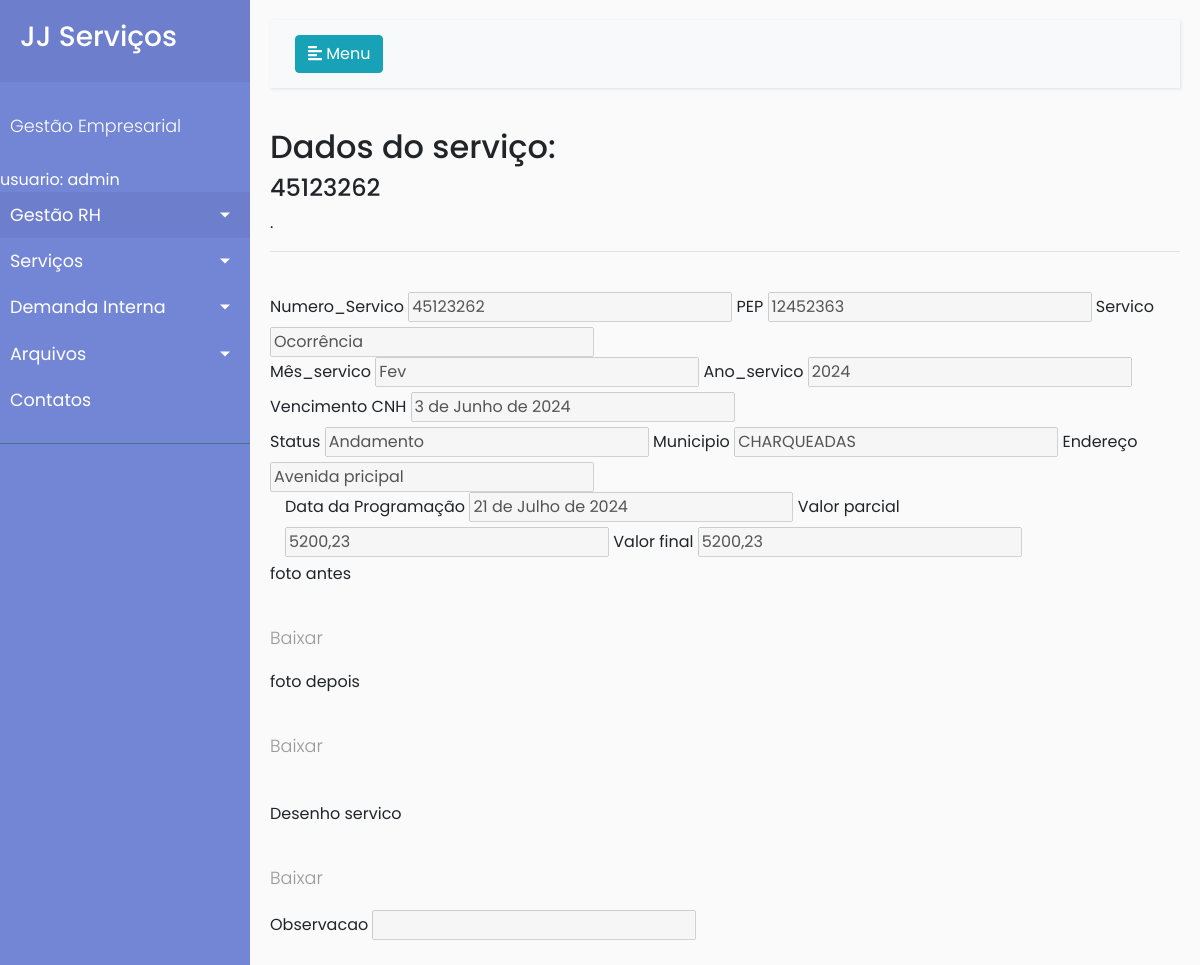
The app's page /servico/unitarioviews/7/ (signed in) with its own data.
### GestaoHR/models.py (models this page shows, shortened)
class Servico(models.Model):
    tipo_servico=[
        ('Plano de Manutenção','Plano de Manutenção'),
        ('Desenho tecnico','Desenho tecnico'),
        ('Ocorrência','Ocorrência'),
    ]
    tipo_status = [
        ('Programação','Programação'),
        ('Andamento','Andamento'),
        ('Espera','Espera'),
        ('Concluido','Concluido'),
        ('Fechamento','Fechamento'),
        ('Pagamento','Pagamento'),
        ('Recebido','Recebido'),
    ]
    Mes_Mes=[
        ('Jan','Jan'),
        ('Fev','Fev'),
        ('Mar','Mar'),
        ('Abr','Abr'),
        ('Mai','Mai'),
        ('Jun','Jun'),
        ('Jul','Jul'),
        ('Ago','Ago'),
        ('Set','Set'),
        ('Out','Out'),
        ('Nov','Nov'),
        ('Dez','Dez'),
    ]
    Municipios = [
        ('ALVORADA','ALVORADA'),
        ('ARROIO DOS RATOS','ARROIO DOS RATOS'),
        ('BARRA DO RIBEIRO','BARRA DO RIBEIRO'),
        ('BUTIÁ','BUTIÁ'),
        ('CHARQUEADAS','CHARQUEADAS'),
        ('ELDORADO DO SUL','ELDORADO DO SUL'),
        ('GUAÍBA','GUAÍBA'),
        ('MARIANA PIMENTEL','MARIANA PIMENTEL'),
        ('MINAS DO LEÃO','MINAS DO LEÃO'),
        ('PANTANO GRANDE','PANTANO GRANDE'),
        ('PORTO ALEGRE','PORTO ALEGRE'),
        ('SÃO JERÔNIMO','SÃO JERÔNIMO'),
        ('VIAMÃO','VIAMÃO'),
        ('AMARAL FERRADOR','AMARAL FERRADOR'),
        ('ARAMBARÉ','ARAMBARÉ'),
        ('ARROIO DO PADRE','ARROIO DO PADRE'),
        ('ARROIO GRANDE','ARROIO GRANDE'),
        ('BAGÉ','BAGÉ'),
        ('BARAO DO TRIUNFO','BARAO DO TRIUNFO'),
        ('CAMAQUÃ','CAMAQUÃ'),
        ('CANDIOTA','CANDIOTA'),
        ('CANGUÇU','CANGUÇU'),
        ('CAPÃO DO LEÃO','CAPÃO DO LEÃO'),
        ('CERRITO','CERRITO'),
        ('CERRO GRANDE DO SUL','CERRO GRANDE DO SUL'),
        ('CHUÍ','CHUÍ'),
        ('CHUVISCA','CHUVISCA'),
        ('CRISTAL','CRISTAL'),
        ('DOM FELICIANO','BDOM FELICIANO'),
        ('DOM PEDRITO','DOM PEDRITO'),
        ('ENCRUZILHADA DO SUL','ENCRUZILHADA DO SUL'),
        ('HERVAL','HERVAL'),
        ('HULHA NEGRA','HULHA NEGRA'),
        ('JAGUARÃO','JAGUARÃO'),
        ('LAVRAS DO SUL','LAVRAS DO SUL'),
        ('MORRO REDONDO','MORRO REDONDO'),
        ('PEDRAS ALTAS','PEDRAS ALTAS'),
        ('PEDRO OSÓRIO','PEDRO OSÓRIO'),
        ('PELOTAS','PELOTAS'),
        ('JAGUARÃO','JAGUARÃO'),#aqui
        ('PINHEIRO MACHADO','PINHEIRO MACHADO'),
        ('PIRATINI','PIRATINI'),
        ('RIO GRANDE','RIO GRANDE'),
        ('SÃO LOURENÇO DO SUL','SÃO LOURENÇO DO SUL'),
        ('SENTINELA DO SUL','SENTINELA DO SUL'),
        ('Sertão Santana','Sertão Santana'),
        ('SANTA VITÓRIA DO PALMAR','SANTA VITÓRIA DO PALMAR'),
        ('TAPES','TAPES'),
    ]
    Numero_Servico = models.CharField(max_length=100, unique=True ,blank=False, null=False)
    PEP = models.IntegerField(unique=True, blank=False, null=False)
    Servico = models.CharField(choices=tipo_servico, max_length=50, blank=False, null=False)
    Mês_servico = models.CharField(choices=Mes_Mes,max_length=4, blank=False, null=False)
    Ano_servico = models.CharField(max_length=4,blank=False, null=False)
    data_da_solicitacao = models.DateField(blank=False, null=False)
    Status = models.CharField(choices=tipo_status, max_length=25, blank=False, null=False)
    Municipio = models.CharField(max_length=50,choices=Municipios, blank=False, null=False)
    Endereco = models.CharField(max_length=100, blank=False, null=False)
    data_programacao = models.DateField(blank=True, null=True)
    Valor_parcial = models.DecimalField(max_digits=10, decimal_places=2, blank=True, null=True)
    Valor_final = models.DecimalField(max_digits=10, decimal_places=2, blank=True, null=True)
    desenho_servico = models.FileField(upload_to='media/desenhoservico/arquivos/', blank=True, null=True)
    foto_antes = models.FileField(upload_to='media/desenhoservico/arquivos/', blank=True, null=True)
    foto_depois = models.FileField(upload_to='media/desenhoservico/arquivos/', blank=True, null=True)
    Observacao = models.TextField(max_length=200, blank=True, null=True)

### GestaoHR/views.py (the view)
# urls.py: path('servico/unitarioviews/<int:pk>/', views.servico_visualizar_com_id, name='servicounitario'),
@login_required
def servico_visualizar_com_id(request, pk):
    servico = get_object_or_404(Servico, pk=pk)
    contexto = {'servico':servico}
    return render(request, 'servico_unitario.html', contexto)

### GestaoHR/templates/servico_unitario.html (shortened to what this page needs)
{% extends 'base.html' %}
{% block 'Material' %}
<h2>Dados do serviço: <h4>{{servico.Numero_Servico}}</h4>.</h1>
<hr>
<br>
            <div class="form-row">
                <div class="col">
                <label for="">Numero_Servico </label>
                <input type="text" value="{{servico.Numero_Servico}}" disabled>
                <label for=""> PEP </label>
                <input type="text" value="{{servico.PEP}}" disabled>
                <label for="">Servico</label>
                <input type="text" value="{{servico.Servico}}"disabled>
                </div>
            </div>
            <div class="form-row">
                <div class="col">
                    <label for="">Mês_servico</label>
                    <input type="text" value="{{servico.Mês_servico}}" disabled>
                    <label for="">Ano_servico</label>
                    <input type="text" value="{{servico.Ano_servico}}"disabled>
                    <label for="">Vencimento CNH</label>
                    <input type="text" value="{{servico.data_da_solicitacao}}"disabled>
                </div>
            </div>
            <div class="form-row">
                <div class="col">
                <label for="">Status</label>
                <input type="text" value="{{servico.Status}}" disabled>
                <label for="">Municipio</label>
                <input type="text" value="{{servico.Municipio}}"disabled>
                <label for="">Endereço</label>
                <input type="text" value="{{servico.Endereco}}"disabled>
                </div>
            </div>
            <div class="">
                <div class="col">
                <label for=""> Data da Programação</label>
                <input type="text" value="{{servico.data_programacao}}"disabled>
                <label for=""> Valor parcial</label>
                <input type="text" value="{{servico.Valor_parcial}}"disabled>
                <label for=""> Valor final</label>
                <input type="text" value="{{servico.Valor_final}}"disabled>
                </div>
            </div>
            <div class="form-row">
                <div class="col">
                <label for="">foto antes</label>
                <p><br><a href="{{servico.foto_antes.url}}">Baixar</a></p>
                <label for="">foto depois</label>
                <p><br><a href="{{servico.foto_depois.url}}">Baixar</a></p>
                <br>
                <label for="">Desenho servico</label><br>
                <p><br><a href="{{servico.desenho_servico.url}}">Baixar</a></p>
                <label for=""> Observacao</label>
                <input type="text" value="{{servico.Observacao}}"disabled>
                </div>
            </div>
{% endblock %}

### GestaoHR/templates/base.html (shortened to what this page needs)
<!DOCTYPE html>
<html>
<head>
    <link rel="stylesheet" href="https://stackpath.bootstrapcdn.com/bootstrap/4.1.0/css/bootstrap.min.css">
     {% load static %}
    <link rel="stylesheet" href="{% static '/CSS/style.css' %}">
</head>
<body>
    <div class="wrapper">
        <nav id="sidebar">
            <div class="sidebar-header">
                <h3>JJ Serviços</h3>
            </div>
            <ul class="list-unstyled components">
                <p>Gestão Empresarial</p>
                usuario: {{request.user}}
                <li class="active">
                    <a href="#homeSubmenu" data-toggle="collapse" aria-expanded="false" class="dropdown-toggle">Gestão RH</a>
                </li>
                <li>
                    <a href="#pageSubmenu" data-toggle="collapse" aria-expanded="false" class="dropdown-toggle">Serviços</a>
                </li>
                <li>
                    <a href="#pagenSubmenu" data-toggle="collapse" aria-expanded="false" class="dropdown-toggle">Demanda Interna</a>
                </li>
                <li>
                    <a href="#pagemSubmenu" data-toggle="collapse" aria-expanded="false" class="dropdown-toggle">Arquivos</a>
                </li>
                <li>
                    <a href="#">Contatos</a>
                </li>
            </ul>
        </nav>
        <div id="content">
            <nav class="navbar navbar-expand-lg navbar-light bg-light">
                <div class="container-fluid">
                    <button type="button" id="sidebarCollapse" class="btn btn-info">
                        <i class="fas fa-align-left"></i>
                        <span>Menu</span>
                    </button>
                    <div class="collapse navbar-collapse" id="navbarSupportedContent">
                        <ul class="nav navbar-nav ml-auto">
                            <li class="nav-item active">
                                <a class="nav-link" href="#">{% block 'excel' %}{% endblock %}</a>
                            </li>
                        </ul>
                    </div>
                </div>
            </nav>
            {% block 'Material' %}
            {% endblock %}
        </div>
    </div>
</body>
</html>

### GestaoHR/static/CSS/style.css (style rules this page uses)
body { font-family: 'Poppins', sans-serif; background: #fafafa; }
p { font-family: 'Poppins', sans-serif; font-size: 1.1em; font-weight: 300; line-height: 1.7em; color: #999; }
a, a:hover, a:focus { color: inherit; text-decoration: none; transition: all 0.3s; }
.navbar { padding: 15px 10px; background: #fff; border: none; border-radius: 0; margin-bottom: 40px; box-shadow: 1px 1px 3px rgba(0, 0, 0, 0.1); }
.wrapper { display: flex; width: 100%; align-items: stretch; }
#sidebar { min-width: 250px; max-width: 250px; background: #7386D5; color: #fff; transition: all 0.3s; }
#sidebar .sidebar-header { padding: 20px; background: #6d7fcc; }
#sidebar ul.components { padding: 20px 0; border-bottom: 1px solid #47748b; }
#sidebar ul p { color: #fff; padding: 10px; }
#sidebar ul li a { padding: 10px; font-size: 1.1em; display: block; }
#sidebar ul li.active>a, a[aria-expanded="true"] { color: #fff; background: #6d7fcc; }
a[data-toggle="collapse"] { position: relative; }
.dropdown-toggle::after { display: block; position: absolute; top: 50%; right: 20px; transform: translateY(-50%); }
#content { width: 100%; padding: 20px; min-height: 100vh; transition: all 0.3s; }

### records on screen
Servico: Numero_Servico "45123262", PEP "12452363", Servico "Ocorrência", Mês_servico "Fev", Ano_servico "2024", data_da_solicitacao "3 de Junho de 2024", Status "Andamento", Municipio "CHARQUEADAS", Endereco "Avenida pricipal", data_programacao "21 de Julho de 2024", Valor_parcial "5200,23", Valor_final "5200,23"

### other values on screen
{{ request.user }} "admin"
